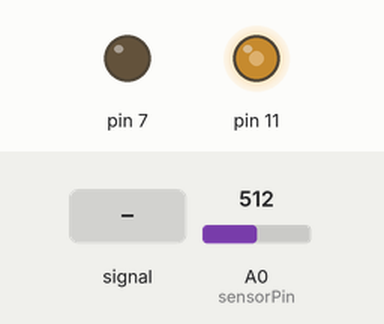
Simulated run of this sketch. Board: Arduino Uno, built with avr-gcc and run on an emulated ATmega328P. Parts: output pins drawn as LEDs (lit = HIGH). Inputs (shaded band) come from the test bench; at power-on: A0 (sensorPin) = 512. What the sketch prints to the serial monitor is not drawn.

Above: at 1.2 s.
1.3 s: A0 (sensorPin) fed a 200 Hz sine of ±81 counts around its level
3.0 s: A0 (sensorPin) set to 716
4.5 s: A0 (sensorPin) fed a 1000 Hz sine of ±255 counts around its level
6.0 s: A0 (sensorPin) fed a 2 Hz sine of ±306 counts around its level
7.5 s: A0 (sensorPin) set to 900
Timing chart, 0 to 10.1 s (numbered marks = the images above; inputs shaded):
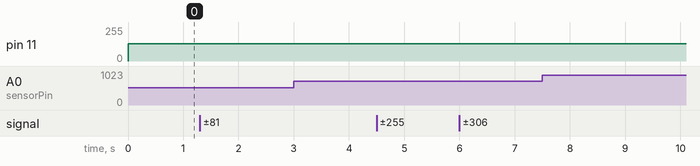

Measured:
- after the input at 1.3 s, every drawn part: stays the same
- after the input at 3.0 s, every drawn part: stays the same
- after the input at 4.5 s, every drawn part: stays the same
- after the input at 6.0 s, every drawn part: stays the same
- after the input at 7.5 s, every drawn part: stays the same

The sketch:

resistive.ino
```cpp
int sensorPin = A0;    // select the input pin for the potentiometer
long sensorValue = 0;  // variable to store the value coming from the sensor

//FREQUENCIES 16 MHz / 64 / ( x +1) / 2
// 893 Hz
int freqs = 158;
int c = 0;

void setup() {
//  cs_4_2.set_CS_AutocaL_Millis(0xFFFFFFFF); // turn off autocalibrate on channel 1 - just as an example Serial.begin(9600);

//  pinMode(3, OUTPUT);
  pinMode(11, OUTPUT);
  pinMode(7, OUTPUT);
  pinMode(4, INPUT);
  pinMode(2, INPUT);
//  pinMode(5, OUTPUT);
  Serial.begin(9600);

}

void loop() {
  c++;
     Serial.write(lowByte(222));
  Serial.write(highByte(222));
  pinMode(11, OUTPUT);
  pinMode(7, OUTPUT);
    TCCR2A = _BV(COM2A0) | _BV(COM2B1) | _BV(WGM21) | _BV(WGM20);
  TCCR2B = _BV(WGM22) | _BV(CS20);
  OCR2B = 50;
  OCR2A = freqs;
  digitalWrite(7, LOW);

//  digitalWrite(5, HIGH);
//  for(int i = 0; i < 10; i++){
    sensorValue = 0;
//  }


   for(int j =0; j < 80; j++){
    sensorValue += analogRead(sensorPin);
  }


    int val = sensorValue/100;
    Serial.write(lowByte(val));
    Serial.write(highByte(val));


  delay(3); // arbitrary delay to limit data to serial port


}
```
